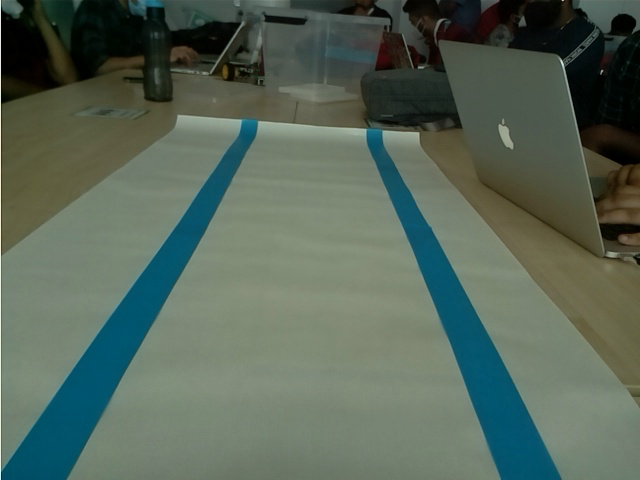
#> input picture computer-vision-lane-line/bluelane.jpg, 640 x 480 px, given in place of testVid.mp4, which was not available
$ python cartoonifyVid.py
#> lines starting #> are read from the running program, lines starting #| are printed output that depends on the picture; after the words box and inside, x2 and y2 are one past the last pixel; in counts of white or black regions, pixels touching at a corner belong together; pictures that were not available may be replaced by others from this repository, and a replacement may not be noted
#> further down, frame is the input picture: shape (480, 640, 3); mean B, G, R 88.7, 101.6, 86.5
import cv2
import sys
import numpy as np

def cartoon(frame):
    # Edges
    gray = cv2.cvtColor(frame, cv2.COLOR_BGRA2GRAY)
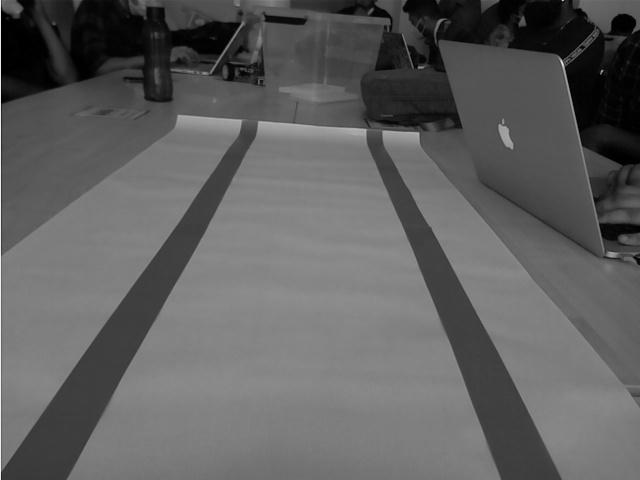
#> gray: shape (480, 640); min 0, max 238, mean 95.6
    gray = cv2.medianBlur(gray, 7)  #Adjust Blur according to video
    lines = cv2.adaptiveThreshold(gray, 255, cv2.ADAPTIVE_THRESH_GAUSSIAN_C, cv2.THRESH_BINARY, 15, 7) # adjust last 2 digits
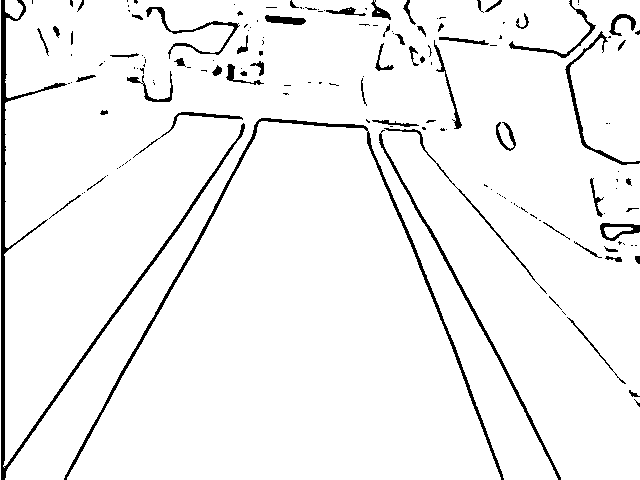
#> lines: shape (480, 640); 95.2% white; 160 black regions (101 under 20 px), largest, box (x1, y1, x2, y2) and area: (1, 0, 245, 480) 3729, (64, 118, 504, 480) 2830, (379, 130, 561, 480) 1217
    negLines = 255 - lines
    # negedges = cv2.Canny(gray,100,250) #50,250
    kernel = np.ones((3, 3), np.uint8)
    dilate = cv2.dilate(negLines, kernel, iterations=1)
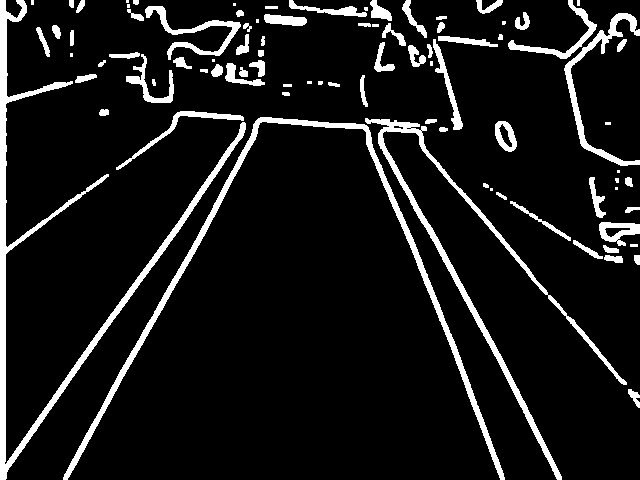
#> dilate: shape (480, 640); 9.4% white; 88 white regions (18 under 20 px), largest, box (x1, y1, x2, y2) and area: (0, 0, 246, 480) 6577, (63, 117, 505, 480) 5147, (365, 118, 627, 480) 4177
    edges = 255 - dilate

    # cartoonization
    color = cv2.bilateralFilter(frame, 20, 150, 150)
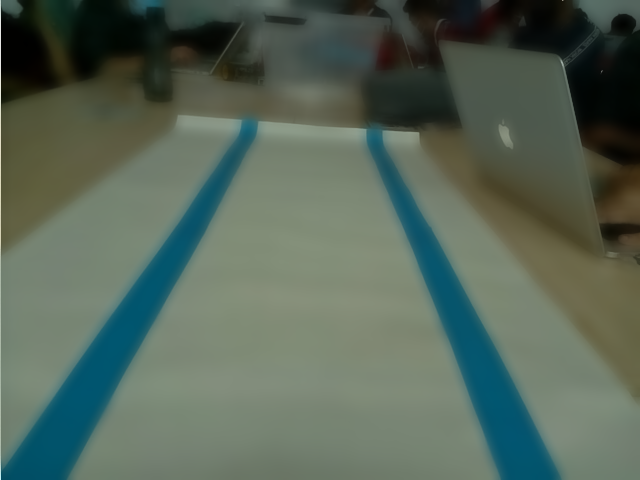
#> color: shape (480, 640, 3); mean B, G, R 88.5, 101.5, 86.4
    cartoon = cv2.bitwise_and(color, color, mask=edges)
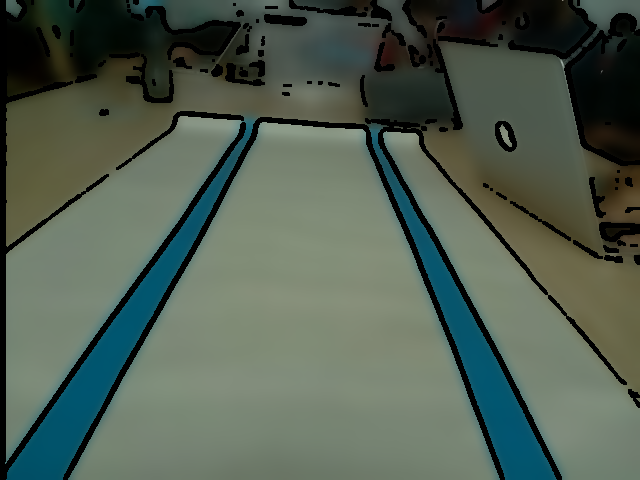
#> cartoon: shape (480, 640, 3); mean B, G, R 81.9, 94.3, 81.2
    return cartoon


if __name__ == '__main__':
    cap = cv2.VideoCapture('Input/testVid.mp4')

    frame_width = int(cap.get(3))
    frame_height = int(cap.get(4))
    out = cv2.VideoWriter('Output/testVid_out(5).avi', cv2.VideoWriter_fourcc('M', 'J', 'P', 'G'), 20, (frame_width, frame_height))

    while (True):
        ret, frame = cap.read()

        if ret == True:
            # writing out
            cframe = cartoon(frame)
            out.write(cframe)
        else:
            print("Video cartoonification completed")
            cap.release()
            out.release()
            cv2.destroyAllWindows()
            sys.exit(0)
            break
